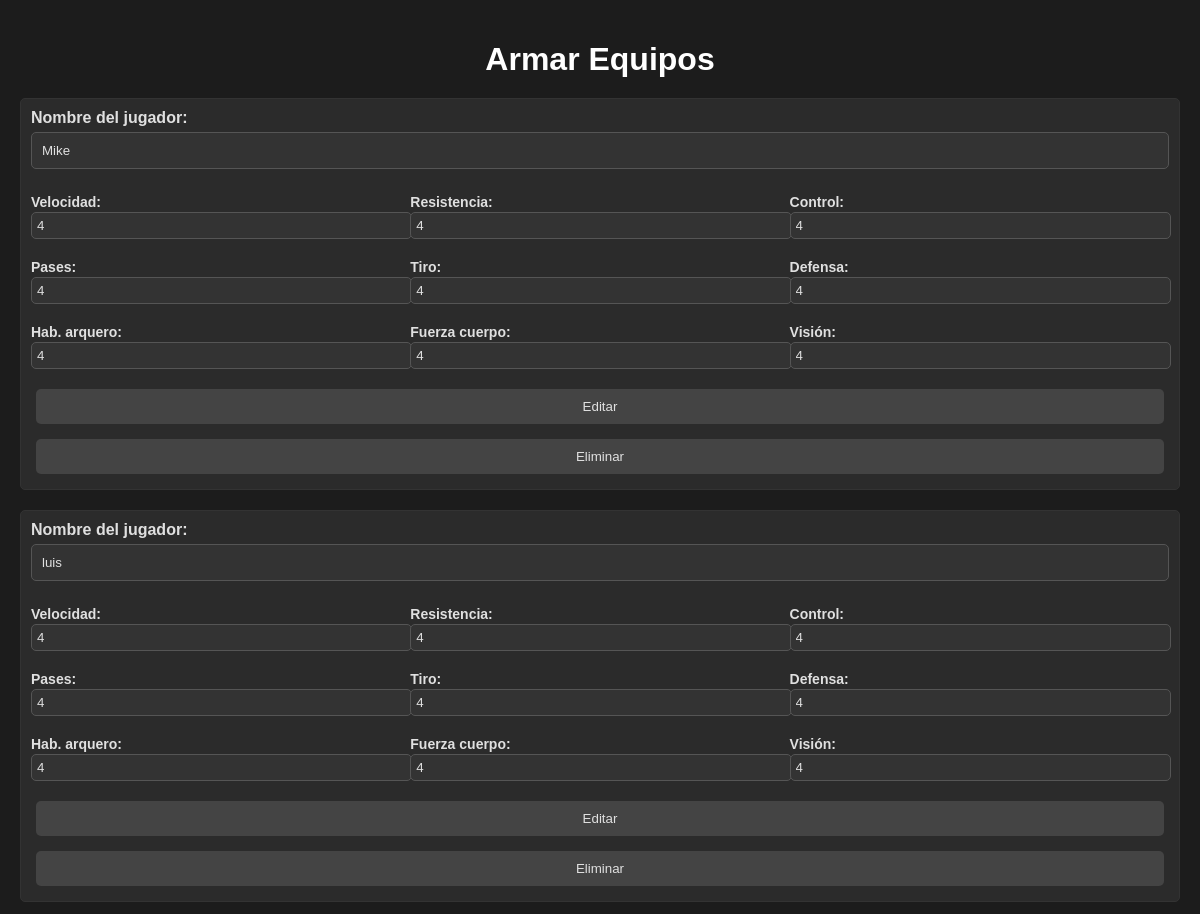
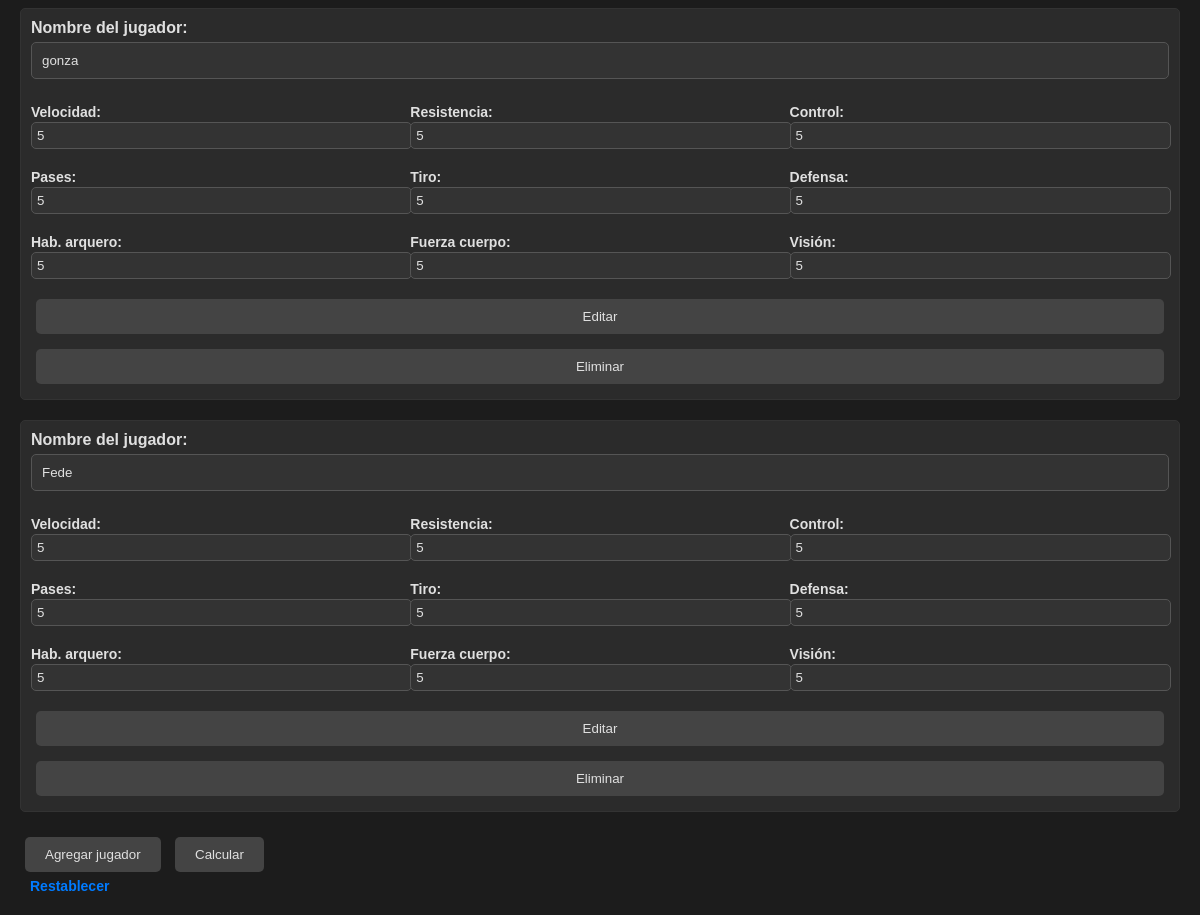
The page / on the database its author committed (2 pictures, top to bottom).
### database.py (models this page shows)
class Player(Base):
    __tablename__ = "players"
    id = Column(Integer, primary_key=True, index=True)
    name = Column(String, index=True)
    velocidad = Column(Integer)
    resistencia = Column(Integer)
    control = Column(Integer)
    pases = Column(Integer)
    tiro = Column(Integer)
    defensa = Column(Integer)
    habilidad_arquero = Column(Integer)
    fuerza_cuerpo = Column(Integer)
    vision = Column(Integer)

### main.py (the view)
@app.get("/", response_class=HTMLResponse)
async def get_form(request: Request, db: Session = Depends(get_db)):
    players = db.query(Player).all()
    return templates.TemplateResponse("index.html", {
        "request": request,
        "players": players
    })

### templates/index.html (shortened to what this page needs)
<!DOCTYPE html>
<html>
<head>
    <link rel="stylesheet" type="text/css" href="/static/style.css">
</head>
<body>
    <h1>Armar Equipos</h1>
    <form action="/submit" method="post">
        <div id="players-container" class="player-container">
            {% for player in players %}
            <div class="player-entry">
                <label>Nombre del jugador:</label>
                <input type="text" name="names" value="{{ player.name }}" required>
                <div class="skills-container">
                    <div class="skill-entry">
                        <label>Velocidad:</label>
                        <input type="number" name="velocidad" value="{{ player.velocidad }}" min="1" max="5" required>
                    </div>
                    <div class="skill-entry">
                        <label>Resistencia:</label>
                        <input type="number" name="resistencia" value="{{ player.resistencia }}" min="1" max="5" required>
                    </div>
                    <div class="skill-entry">
                        <label>Control:</label>
                        <input type="number" name="control" value="{{ player.control }}" min="1" max="5" required>
                    </div>
                    <div class="skill-entry">
                        <label>Pases:</label>
                        <input type="number" name="pases" value="{{ player.pases }}" min="1" max="5" required>
                    </div>
                    <div class="skill-entry">
                        <label>Tiro:</label>
                        <input type="number" name="tiro" value="{{ player.tiro }}" min="1" max="5" required>
                    </div>
                    <div class="skill-entry">
                        <label>Defensa:</label>
                        <input type="number" name="defensa" value="{{ player.defensa }}" min="1" max="5" required>
                    </div>
                    <div class="skill-entry">
                        <label>Hab. arquero:</label>
                        <input type="number" name="habilidad_arquero" value="{{ player.habilidad_arquero }}" min="1" max="5" required>
                    </div>
                    <div class="skill-entry">
                        <label>Fuerza cuerpo:</label>
                        <input type="number" name="fuerza_cuerpo" value="{{ player.fuerza_cuerpo }}" min="1" max="5" required>
                    </div>
                    <div class="skill-entry">
                        <label>Visión:</label>
                        <input type="number" name="vision" value="{{ player.vision }}" min="1" max="5" required>
                    </div>
                </div>
                <button type="button" onclick="editPlayer({{ player.id }})">Editar</button>
                <button type="button" onclick="deletePlayer({{ player.id }})">Eliminar</button>
            </div>
            {% endfor %}
        </div>
        <button type="button" onclick="addPlayer()">Agregar jugador</button>
        <button type="submit">Calcular</button>
    </form>
    <a href="/reset" class="reset-link">Restablecer</a>
</body>
</html>

### static/style.css (style rules this page uses)
body { background-color: #1c1c1c; color: #e0e0e0; font-family: Arial, sans-serif; margin: 0; padding: 20px; }
h1 { color: #ffffff; text-align: center; margin-bottom: 20px; }
a.reset-link { color: #007BFF; text-decoration: none; margin-top: 10px; margin-left: 10px; font-size: 14px; font-weight: bold; transition: color 0.3s ease; }
.player-container { display: flex; flex-direction: column; gap: 20px; margin-bottom: 20px; }
.player-entry { display: flex; flex-direction: column; gap: 5px; padding: 10px; border: 1px solid #333; border-radius: 5px; background-color: #2b2b2b; }
.skills-container { display: flex; flex-wrap: wrap; gap: 10px; margin-top: 10px; }
.skill-entry { display: flex; flex-direction: column; align-items: flex-start; width: calc(33.33% - 10px); }
.skill-entry label { font-size: 14px; margin-bottom: 2px; }
.skill-entry input { width: 100%; padding: 5px; }
label { font-weight: bold; }
input { padding: 10px; margin-bottom: 10px; border: 1px solid #555; border-radius: 5px; background-color: #333; color: #e0e0e0; }
button { padding: 10px 20px; margin: 5px; border: none; border-radius: 5px; background-color: #444; color: #e0e0e0; cursor: pointer; }

### rows shown on the page
Player: names "Mike", velocidad "4", resistencia "4", control "4", pases "4", tiro "4", defensa "4", habilidad_arquero "4", fuerza_cuerpo "4", vision "4"
Player: names "luis", velocidad "4", resistencia "4", control "4", pases "4", tiro "4", defensa "4", habilidad_arquero "4", fuerza_cuerpo "4", vision "4"
Player: names "gonza", velocidad "5", resistencia "5", control "5", pases "5", tiro "5", defensa "5", habilidad_arquero "5", fuerza_cuerpo "5", vision "5"
Player: names "Fede", velocidad "5", resistencia "5", control "5", pases "5", tiro "5", defensa "5", habilidad_arquero "5", fuerza_cuerpo "5", vision "5"
